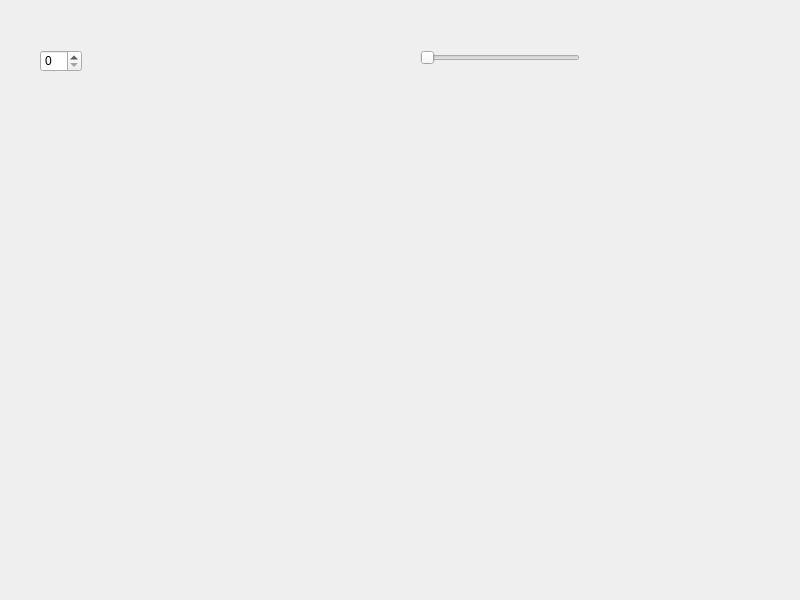
<?xml version="1.0" encoding="UTF-8"?>
<ui version="4.0">
 <class>Widget</class>
 <widget class="QWidget" name="Widget">
  <property name="geometry">
   <rect>
    <x>0</x>
    <y>0</y>
    <width>800</width>
    <height>600</height>
   </rect>
  </property>
  <property name="windowTitle">
   <string>Widget</string>
  </property>
  <widget class="QSpinBox" name="spinBox">
   <property name="geometry">
    <rect>
     <x>40</x>
     <y>50</y>
     <width>42</width>
     <height>22</height>
    </rect>
   </property>
  </widget>
  <widget class="QSlider" name="horizontalSlider">
   <property name="geometry">
    <rect>
     <x>420</x>
     <y>50</y>
     <width>160</width>
     <height>16</height>
    </rect>
   </property>
   <property name="orientation">
    <enum>Qt::Orientation::Horizontal</enum>
   </property>
  </widget>
 </widget>
 <resources/>
 <connections>
  <connection>
   <sender>spinBox</sender>
   <signal>valueChanged(int)</signal>
   <receiver>horizontalSlider</receiver>
   <slot>setValue(int)</slot>
   <hints>
    <hint type="sourcelabel">
     <x>76</x>
     <y>59</y>
    </hint>
    <hint type="destinationlabel">
     <x>501</x>
     <y>58</y>
    </hint>
   </hints>
  </connection>
 </connections>
</ui>
